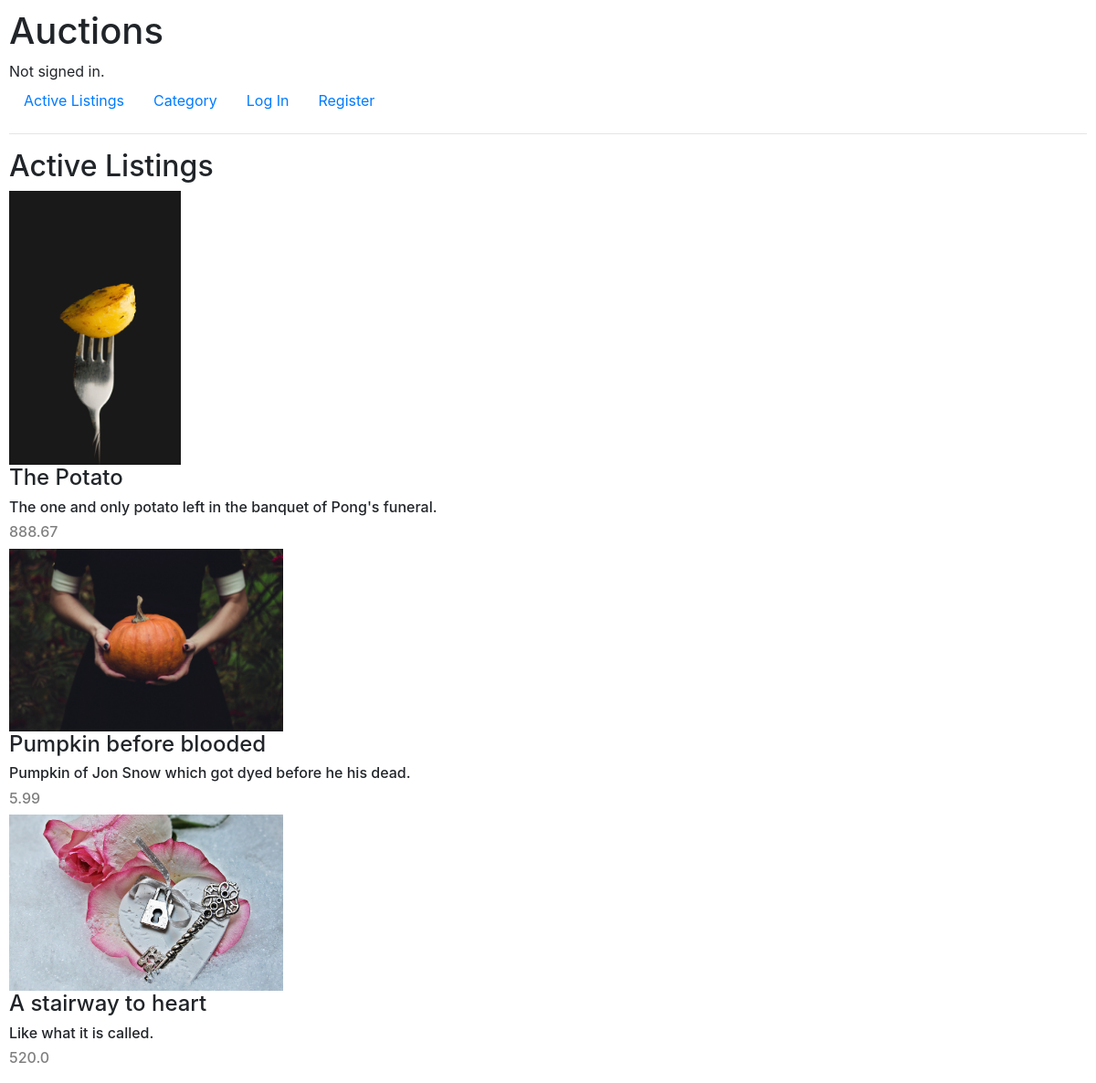
/, run on an earlier commit of the app's database.
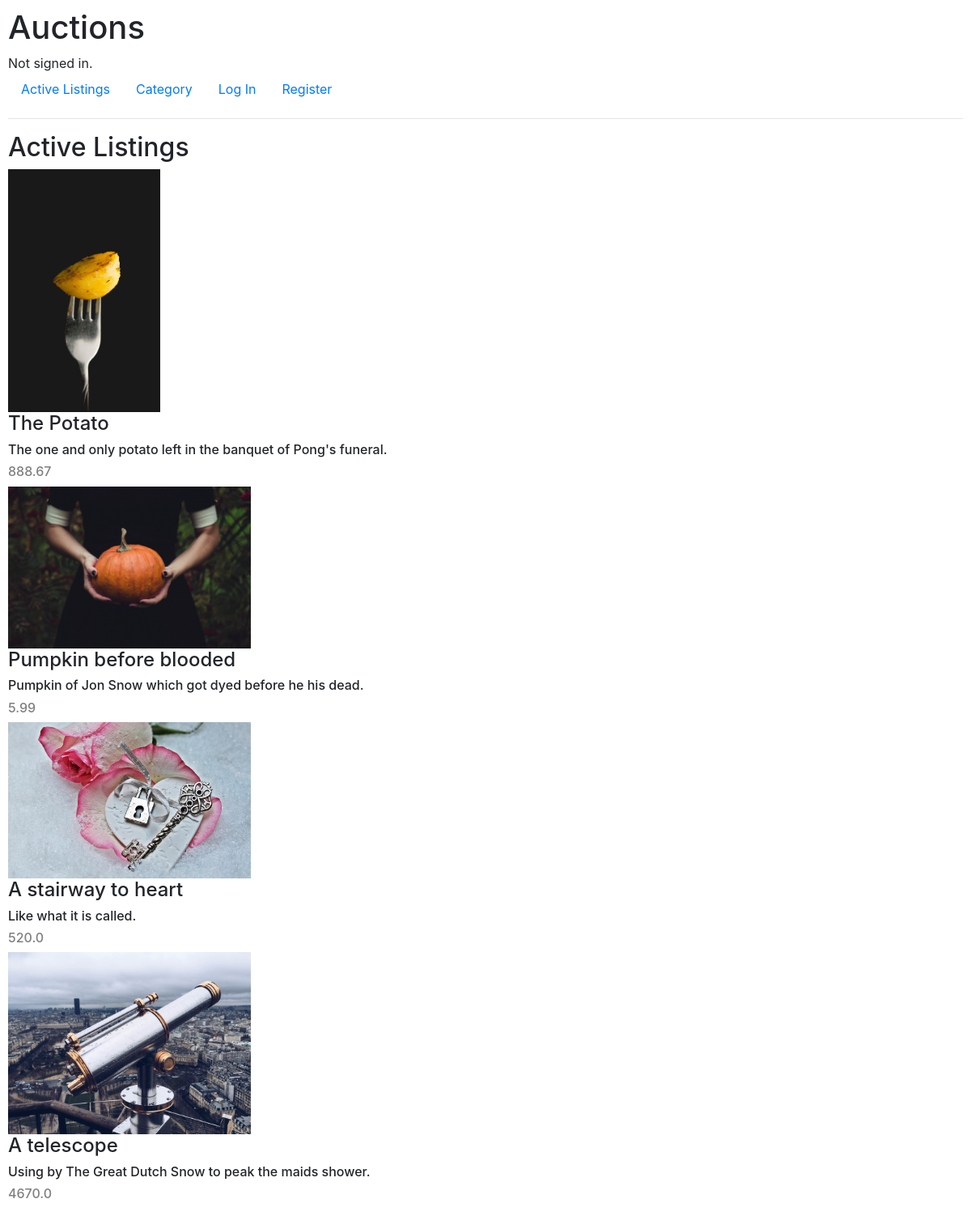
And on a later commit of the database.
### auctions/models.py (models this page shows, shortened)
class Listing(models.Model):
    item_image = models.ImageField(upload_to='images/', blank=True, null=True)
    item_name = models.CharField(max_length=64)
    item_desc = models.CharField(max_length=128)
    starting_bid = models.FloatField()
    item_category = models.ForeignKey(Category, on_delete=models.CASCADE, related_name="classified")
    watchlist = models.ManyToManyField(User, blank=True, related_name="favorites")

### auctions/views.py (the view)
# urls.py: path("", views.index, name="index"),
def index(request):
    return render(request, "auctions/index.html", {
        "items": Listing.objects.all()
    })

### auctions/templates/auctions/index.html
{% extends "auctions/layout.html" %}
{% block body %}
    <h2>Active Listings</h2>
    {% for item in items %}
        <a href="{% url 'detail' item.item_name %}"><img src="{{ item.item_image.url }}"></a>
        <h4>{{ item.item_name }}</h4>
        <h6>{{ item.item_desc }}</h5>
        <h6 class="bid">{{ item.starting_bid }}</h6>
    {% endfor %}
{% endblock %}

What changed in the data, as far as the page shows it:
added Listing: item_image (picture), item_name "A telescope", item_desc "Using by The Great Dutch Snow to peak the maids shower.", starting_bid "4670.0"
